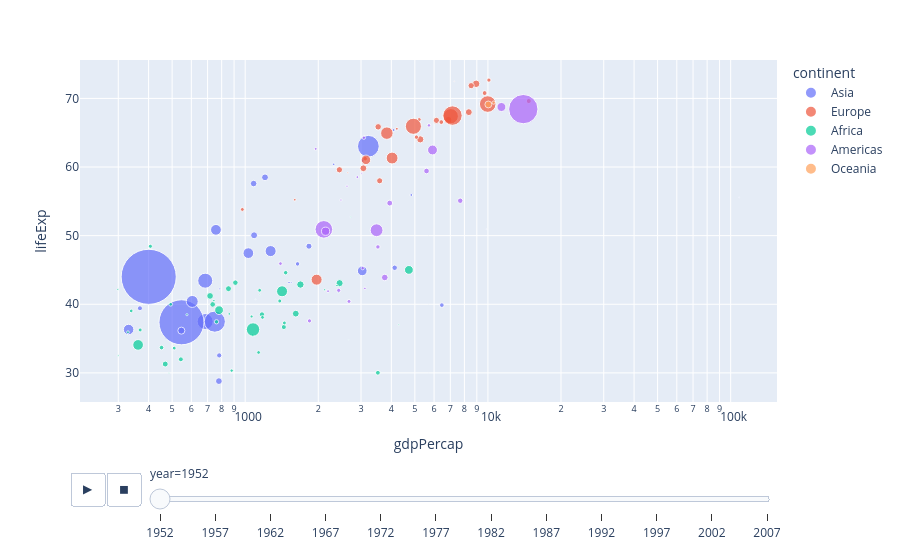

The cell this chart's notebook holds for it:
### Markdown cell above
If you hover over the large purple dots, you'll see something strange... China appears in the data multiple times.  This is because there's a large purple dot plotted for every year that data was recorded for China.  It's confusing to have them all plotted on the same plot at the same time, so let's add in the animation that shows different values of GDP and life expectancy at different times.

### Code cell
fig=px.scatter(df,
               x="gdpPercap",
               y="lifeExp",
               size="pop",
               color="continent",
               hover_name="country",
               log_x=True,
               size_max=60,
               animation_frame="year"
              )
#Display the plot
fig.show()

### Figure 1 — Plotly figure (JSON) as saved in the notebook; plotly's stock layout.template omitted (floating-point values rounded to 4 significant figures)
{"data": [{"hovertemplate": "<b>%{hovertext}</b><br><br>continent=Asia<br>year=1952<br>gdpPercap=%{x}<br>lifeExp=%{y}<br>pop=%{marker.size}<extra></extra>", "hovertext": ["Afghanistan", "Bahrain", "Bangladesh", "Cambodia", "China", "Hong Kong, China", "India", "Indonesia", "Iran", "Iraq", "Israel", "Japan", "Jordan", "Korea, Dem. Rep.", "Korea, Rep.", "Kuwait", "Lebanon", "Malaysia", "Mongolia", "Myanmar", "Nepal", "Oman", "Pakistan", "Philippines", "Saudi Arabia", "Singapore", "Sri Lanka", "Syria", "Taiwan", "Thailand", "Vietnam", "West Bank and Gaza", "Yemen, Rep."], "legendgroup": "Asia", "marker": {"color": "#636efa", "size": [8425333, 120447, 46886859, 4693836, 556263527, 2125900, 372000000, 82052000, 17272000, 5441766, 1620914, 86459025, 607914, 8865488, 20947571, 160000, 1439529, 6748378, 800663, 20092996, 9182536, 507833, 41346560, 22438691, 4005677, 1127000, 7982342, 3661549, 8550362, 21289402, 26246839, 1030585, 4963829], "sizemode": "area", "sizeref": 366300.0, "symbol": "circle"}, "mode": "markers", "name": "Asia", "orientation": "v", "showlegend": true, "type": "scatter", "x": [779.4, 9867.0, 684.2, 368.5, 400.4, 3054.0, 546.6, 749.7, 3035.0, 4130.0, 4087.0, 3217.0, 1547.0, 1088.0, 1031.0, 108400.0, 4835.0, 1831.0, 786.6, 331, 545.9, 1828.0, 684.6, 1273.0, 6460.0, 2315.0, 1084.0, 1643.0, 1207.0, 757.8, 605.1, 1516.0, 781.7], "xaxis": "x", "y": [28.8, 50.94, 37.48, 39.42, 44, 60.96, 37.37, 37.47, 44.87, 45.32, 65.39, 63.03, 43.16, 50.06, 47.45, 55.56, 55.93, 48.46, 42.24, 36.32, 36.16, 37.58, 43.44, 47.75, 39.88, 60.4, 57.59, 45.88, 58.5, 50.85, 40.41, 43.16, 32.55], "yaxis": "y"}, {"hovertemplate": "<b>%{hovertext}</b><br><br>continent=Europe<br>year=1952<br>gdpPercap=%{x}<br>lifeExp=%{y}<br>pop=%{marker.size}<extra></extra>", "hovertext": ["Albania", "Austria", "Belgium", "Bosnia and Herzegovina", "Bulgaria", "Croatia", "Czech Republic", "Denmark", "Finland", "France", "Germany", "Greece", "Hungary", "Iceland", "Ireland", "Italy", "Montenegro", "Netherlands", "Norway", "Poland", "Portugal", "Romania", "Serbia", "Slovak Republic", "Slovenia", "Spain", "Sweden", "Switzerland", "Turkey", "United Kingdom"], "legendgroup": "Europe", "marker": {"color": "#EF553B", "size": [1282697, 6927772, 8730405, 2791000, 7274900, 3882229, 9125183, 4334000, 4090500, 42459667, 69145952, 7733250, 9504000, 147962, 2952156, 47666000, 413834, 10381988, 3327728, 25730551, 8526050, 16630000, 6860147, 3558137, 1489518, 28549870, 7124673, 4815000, 22235677, 50430000], "sizemode": "area", "sizeref": 366300.0, "symbol": "circle"}, "mode": "markers", "name": "Europe", "orientation": "v", "showlegend": true, "type": "scatter", "x": [1601.0, 6137.0, 8343.0, 973.5, 2444.0, 3119.0, 6876.0, 9692.0, 6425.0, 7030.0, 7144.0, 3531.0, 5264.0, 7268.0, 5210.0, 4931.0, 2648.0, 8942.0, 10100.0, 4029.0, 3068.0, 3145.0, 3581.0, 5075.0, 4215.0, 3834.0, 8528.0, 14730.0, 1969.0, 9980.0], "xaxis": "x", "y": [55.23, 66.8, 68, 53.82, 59.6, 61.21, 66.87, 70.78, 66.55, 67.41, 67.5, 65.86, 64.03, 72.49, 66.91, 65.94, 59.16, 72.13, 72.67, 61.31, 59.82, 61.05, 58.0, 64.36, 65.57, 64.94, 71.86, 69.62, 43.59, 69.18], "yaxis": "y"}, {"hovertemplate": "<b>%{hovertext}</b><br><br>continent=Africa<br>year=1952<br>gdpPercap=%{x}<br>lifeExp=%{y}<br>pop=%{marker.size}<extra></extra>", "hovertext": ["Algeria", "Angola", "Benin", "Botswana", "Burkina Faso", "Burundi", "Cameroon", "Central African Republic", "Chad", "Comoros", "Congo, Dem. Rep.", "Congo, Rep.", "Cote d'Ivoire", "Djibouti", "Egypt", "Equatorial Guinea", "Eritrea", "Ethiopia", "Gabon", "Gambia", "Ghana", "Guinea", "Guinea-Bissau", "Kenya", "Lesotho", "Liberia", "Libya", "Madagascar", "Malawi", "Mali", "Mauritania", "Mauritius", "Morocco", "Mozambique", "Namibia", "Niger", "Nigeria", "Reunion", "Rwanda", "Sao Tome and Principe", "Senegal", "Sierra Leone", "Somalia", "South Africa", "Sudan", "Swaziland", "Tanzania", "Togo", "Tunisia", "Uganda", "Zambia", "Zimbabwe"], "legendgroup": "Africa", "marker": {"color": "#00cc96", "size": [9279525, 4232095, 1738315, 442308, 4469979, 2445618, 5009067, 1291695, 2682462, 153936, 14100005, 854885, 2977019, 63149, 22223309, 216964, 1438760, 20860941, 420702, 284320, 5581001, 2664249, 580653, 6464046, 748747, 863308, 1019729, 4762912, 2917802, 3838168, 1022556, 516556, 9939217, 6446316, 485831, 3379468, 33119096, 257700, 2534927, 60011, 2755589, 2143249, 2526994, 14264935, 8504667, 290243, 8322925, 1219113, 3647735, 5824797, 2672000, 3080907], "sizemode": "area", "sizeref": 366300.0, "symbol": "circle"}, "mode": "markers", "name": "Africa", "orientation": "v", "showlegend": true, "type": "scatter", "x": [2449.0, 3521.0, 1063.0, 851.2, 543.3, 339.3, 1173.0, 1071.0, 1179.0, 1103.0, 780.5, 2126.0, 1389.0, 2670.0, 1419.0, 375.6, 328.9, 362.1, 4293.0, 485.2, 911.3, 510.2, 299.9, 853.5, 298.8, 575.6, 2388.0, 1443.0, 369.2, 452.3, 743.1, 1968.0, 1688.0, 468.5, 2424.0, 761.9, 1077.0, 2719.0, 493.3, 879.6, 1450.0, 879.8, 1136.0, 4725.0, 1616.0, 1148.0, 716.7, 859.8, 1468.0, 734.8, 1147.0, 406.9], "xaxis": "x", "y": [43.08, 30.02, 38.22, 47.62, 31.98, 39.03, 38.52, 35.46, 38.09, 40.72, 39.14, 42.11, 40.48, 34.81, 41.89, 34.48, 35.93, 34.08, 37.0, 30, 43.15, 33.61, 32.5, 42.27, 42.14, 38.48, 42.72, 36.68, 36.26, 33.69, 40.54, 50.99, 42.87, 31.29, 41.73, 37.44, 36.32, 52.72, 40, 46.47, 37.28, 30.33, 32.98, 45.01, 38.63, 41.41, 41.22, 38.6, 44.6, 39.98, 42.04, 48.45], "yaxis": "y"}, {"hovertemplate": "<b>%{hovertext}</b><br><br>continent=Americas<br>year=1952<br>gdpPercap=%{x}<br>lifeExp=%{y}<br>pop=%{marker.size}<extra></extra>", "hovertext": ["Argentina", "Bolivia", "Brazil", "Canada", "Chile", "Colombia", "Costa Rica", "Cuba", "Dominican Republic", "Ecuador", "El Salvador", "Guatemala", "Haiti", "Honduras", "Jamaica", "Mexico", "Nicaragua", "Panama", "Paraguay", "Peru", "Puerto Rico", "Trinidad and Tobago", "United States", "Uruguay", "Venezuela"], "legendgroup": "Americas", "marker": {"color": "#ab63fa", "size": [17876956, 2883315, 56602560, 14785584, 6377619, 12350771, 926317, 6007797, 2491346, 3548753, 2042865, 3146381, 3201488, 1517453, 1426095, 30144317, 1165790, 940080, 1555876, 8025700, 2227000, 662850, 157553000, 2252965, 5439568], "sizemode": "area", "sizeref": 366300.0, "symbol": "circle"}, "mode": "markers", "name": "Americas", "orientation": "v", "showlegend": true, "type": "scatter", "x": [5911.0, 2677.0, 2109.0, 11370.0, 3940.0, 2144.0, 2627.0, 5587.0, 1398.0, 3522.0, 3048.0, 2428.0, 1840.0, 2195.0, 2899.0, 3478.0, 3112.0, 2480.0, 1952.0, 3759.0, 3082.0, 3023.0, 13990.0, 5717.0, 7690.0], "xaxis": "x", "y": [62.48, 40.41, 50.92, 68.75, 54.74, 50.64, 57.21, 59.42, 45.93, 48.36, 45.26, 42.02, 37.58, 41.91, 58.53, 50.79, 42.31, 55.19, 62.65, 43.9, 64.28, 59.1, 68.44, 66.07, 55.09], "yaxis": "y"}, {"hovertemplate": "<b>%{hovertext}</b><br><br>continent=Oceania<br>year=1952<br>gdpPercap=%{x}<br>lifeExp=%{y}<br>pop=%{marker.size}<extra></extra>", "hovertext": ["Australia", "New Zealand"], "legendgroup": "Oceania", "marker": {"color": "#FFA15A", "size": [8691212, 1994794], "sizemode": "area", "sizeref": 366300.0, "symbol": "circle"}, "mode": "markers", "name": "Oceania", "orientation": "v", "showlegend": true, "type": "scatter", "x": [10040.0, 10560.0], "xaxis": "x", "y": [69.12, 69.39], "yaxis": "y"}], "layout": {"autosize": true, "legend": {"itemsizing": "constant", "title": {"text": "continent"}, "tracegroupgap": 0}, "margin": {"t": 60}, "sliders": [{"active": 0, "currentvalue": {"prefix": "year="}, "len": 0.9, "pad": {"b": 10, "t": 60}, "steps": [{"args": [["1952"], {"frame": {"duration": 0, "redraw": false}, "fromcurrent": true, "mode": "immediate", "transition": {"duration": 0, "easing": "linear"}}], "label": "1952", "method": "animate"}, {"args": [["1957"], {"frame": {"duration": 0, "redraw": false}, "fromcurrent": true, "mode": "immediate", "transition": {"duration": 0, "easing": "linear"}}], "label": "1957", "method": "animate"}, {"args": [["1962"], {"frame": {"duration": 0, "redraw": false}, "fromcurrent": true, "mode": "immediate", "transition": {"duration": 0, "easing": "linear"}}], "label": "1962", "method": "animate"}, {"args": [["1967"], {"frame": {"duration": 0, "redraw": false}, "fromcurrent": true, "mode": "immediate", "transition": {"duration": 0, "easing": "linear"}}], "label": "1967", "method": "animate"}, {"args": [["1972"], {"frame": {"duration": 0, "redraw": false}, "fromcurrent": true, "mode": "immediate", "transition": {"duration": 0, "easing": "linear"}}], "label": "1972", "method": "animate"}, {"args": [["1977"], {"frame": {"duration": 0, "redraw": false}, "fromcurrent": true, "mode": "immediate", "transition": {"duration": 0, "easing": "linear"}}], "label": "1977", "method": "animate"}, {"args": [["1982"], {"frame": {"duration": 0, "redraw": false}, "fromcurrent": true, "mode": "immediate", "transition": {"duration": 0, "easing": "linear"}}], "label": "1982", "method": "animate"}, {"args": [["1987"], {"frame": {"duration": 0, "redraw": false}, "fromcurrent": true, "mode": "immediate", "transition": {"duration": 0, "easing": "linear"}}], "label": "1987", "method": "animate"}, {"args": [["1992"], {"frame": {"duration": 0, "redraw": false}, "fromcurrent": true, "mode": "immediate", "transition": {"duration": 0, "easing": "linear"}}], "label": "1992", "method": "animate"}, {"args": [["1997"], {"frame": {"duration": 0, "redraw": false}, "fromcurrent": true, "mode": "immediate", "transition": {"duration": 0, "easing": "linear"}}], "label": "1997", "method": "animate"}, {"args": [["2002"], {"frame": {"duration": 0, "redraw": false}, "fromcurrent": true, "mode": "immediate", "transition": {"duration": 0, "easing": "linear"}}], "label": "2002", "method": "animate"}, {"args": [["2007"], {"frame": {"duration": 0, "redraw": false}, "fromcurrent": true, "mode": "immediate", "transition": {"duration": 0, "easing": "linear"}}], "label": "2007", "method": "animate"}], "x": 0.1, "xanchor": "left", "y": 0, "yanchor": "top"}], "updatemenus": [{"buttons": [{"args": [null, {"frame": {"duration": 500, "redraw": false}, "fromcurrent": true, "mode": "immediate", "transition": {"duration": 500, "easing": "linear"}}], "label": "&#9654;", "method": "animate"}, {"args": [[null], {"frame": {"duration": 0, "redraw": false}, "fromcurrent": true, "mode": "immediate", "transition": {"duration": 0, "easing": "linear"}}], "label": "&#9724;", "method": "animate"}], "direction": "left", "pad": {"r": 10, "t": 70}, "showactive": false, "type": "buttons", "x": 0.1, "xanchor": "right", "y": 0, "yanchor": "top"}], "xaxis": {"anchor": "y", "autorange": true, "domain": [0, 1], "range": [2.323, 5.188], "title": {"text": "gdpPercap"}, "type": "log"}, "yaxis": {"anchor": "x", "autorange": true, "domain": [0, 1], "range": [24.85, 76.89], "title": {"text": "lifeExp"}, "type": "linear"}}}
